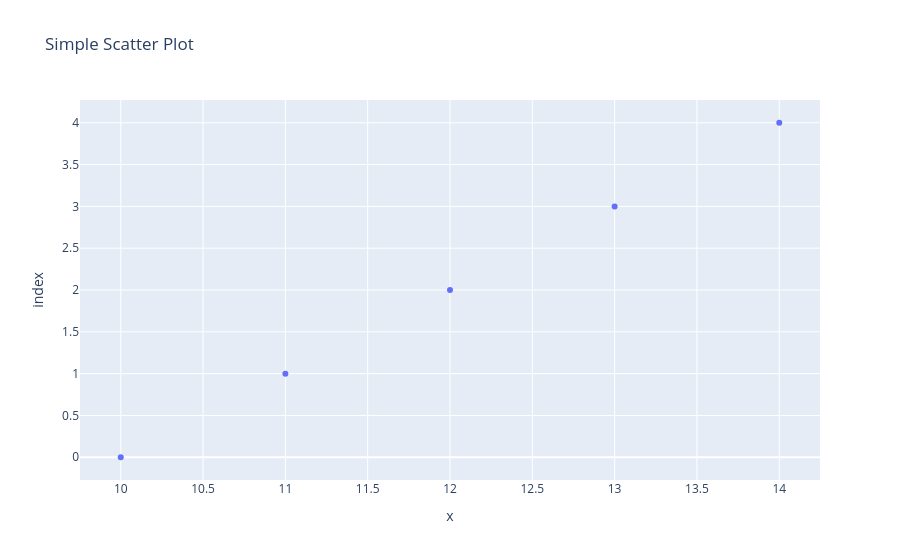

The code cell stored with this chart in its notebook:
### Markdown cell above
# ScatterPlot

### Code cell
fig = px.scatter([1,2,3,4,5],[10,11,12,13,14],title='Simple Scatter Plot')
fig.show()

### Figure 1 — Plotly figure (JSON) as saved in the notebook; plotly's stock layout.template omitted (floating-point values rounded to 4 significant figures)
{"data": [{"hovertemplate": "x=%{x}<br>index=%{y}<extra></extra>", "legendgroup": "", "marker": {"color": "#636efa", "symbol": "circle"}, "mode": "markers", "name": "", "orientation": "h", "showlegend": false, "type": "scatter", "x": [10, 11, 12, 13, 14], "xaxis": "x", "y": [0, 1, 2, 3, 4], "yaxis": "y"}], "layout": {"legend": {"tracegroupgap": 0}, "title": {"text": "Simple Scatter Plot"}, "xaxis": {"anchor": "y", "domain": [0, 1], "title": {"text": "x"}}, "yaxis": {"anchor": "x", "domain": [0, 1], "title": {"text": "index"}}}}
